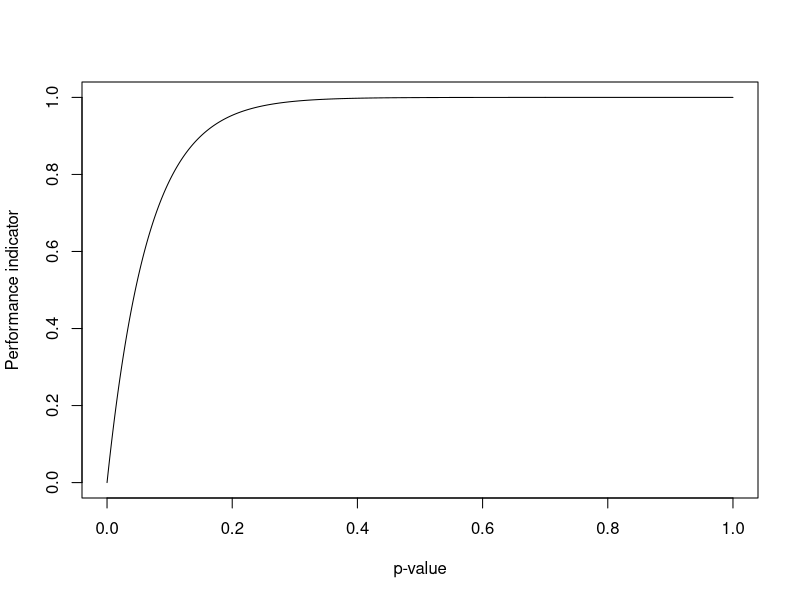

The R source for this figure:

rm(list = ls())
library("nleqslv")

sensitivity_levels <- 10
A <- matrix(nrow = sensitivity_levels, 
            ncol = 3)

for (i in 1:sensitivity_levels) {

  ## Boundary conditions
  x_s <- 0.3  # significant x, lost meaning when applying flexible sensitivity
  b <- 20
  sensitivity <- i
  y_s <- 1 - 10 ^ (-b / sensitivity)
  x_c <- 0.7  # x critical (change between exponential function and constant 1 function)
  
  ## Define system of nonlinear equations to solve (in the form f[i] = 0, plug y[i] <- f[i])
  fn <- function(a) {
    y <- numeric(3)
    y[1] <- 1 - a[1] - a[3]
    y[2] <- a[1] * exp(-a[2] * x_c) + a[3]
    y[3] <- a[1] * exp(-a[2] * x_s) + a[3] - (1 - y_s)
    return(y)
  }
  
  ## Solve the coefficients a[i] for given boundary conditions
  guess_a <- c(1, 1, 1)
  a <- nleqslv(x = guess_a, fn = fn)$x
  
  A[i, ] <- a
}


## Plot function
x1 <- seq(0, x_c, by = 0.001)
y1 <- 1 - (a[1] * exp(-a[2] * x1) + a[3])
x2 <- seq(x_c, 1, by = 0.001)
y2 <- rep(1, times = length(x2))

plot(x1, y1, type = "l",
     xlim = c(0, 1), ylim = c(0, 1),
     ylab = "Performance indicator", xlab = "p-value")
lines(x2, y2)
